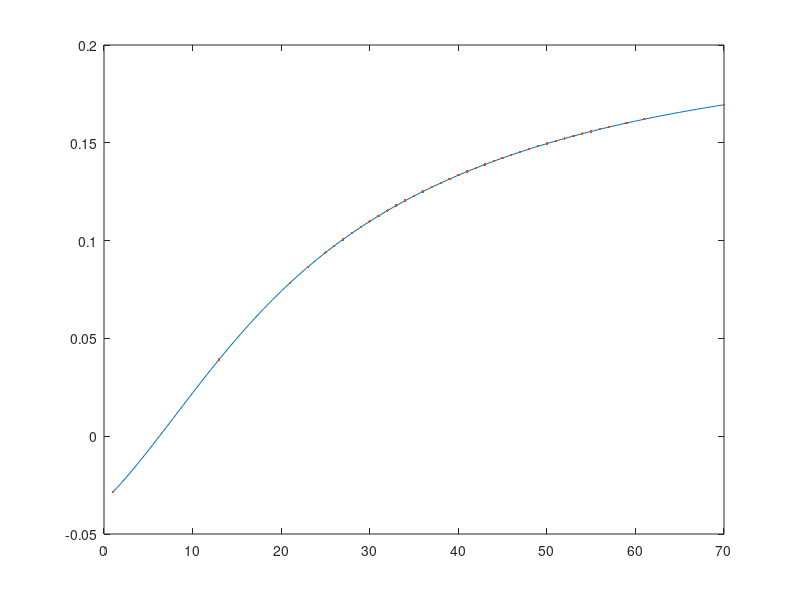
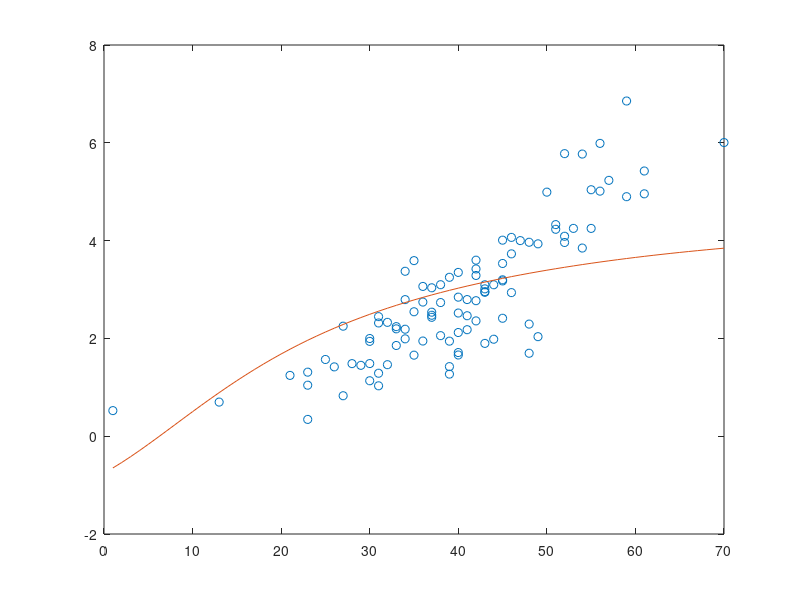

Source code (MATLAB) for these figures, in order:
load('plasticity map.mat')
load('Novel_Fam.mat')

Rate_Novel = tmp(:,1);
Rate_Fam = tmp(:,2);
InputChange = Rate_Fam-Rate_Novel;

[U,S,V] = svd(X);
% U = (1:70)';
vq = interp1(1:70,U(:,1),Rate_Novel,'spline');

figure(1)
plot(U(:,1));hold on;
plot(Rate_Novel,vq,'.');hold off

coeff = sum(InputChange.*vq)/sum(vq.*vq);

figure(2)
plot(Rate_Novel,InputChange,'o');hold on
plot(1:70,coeff*U(:,1));hold off